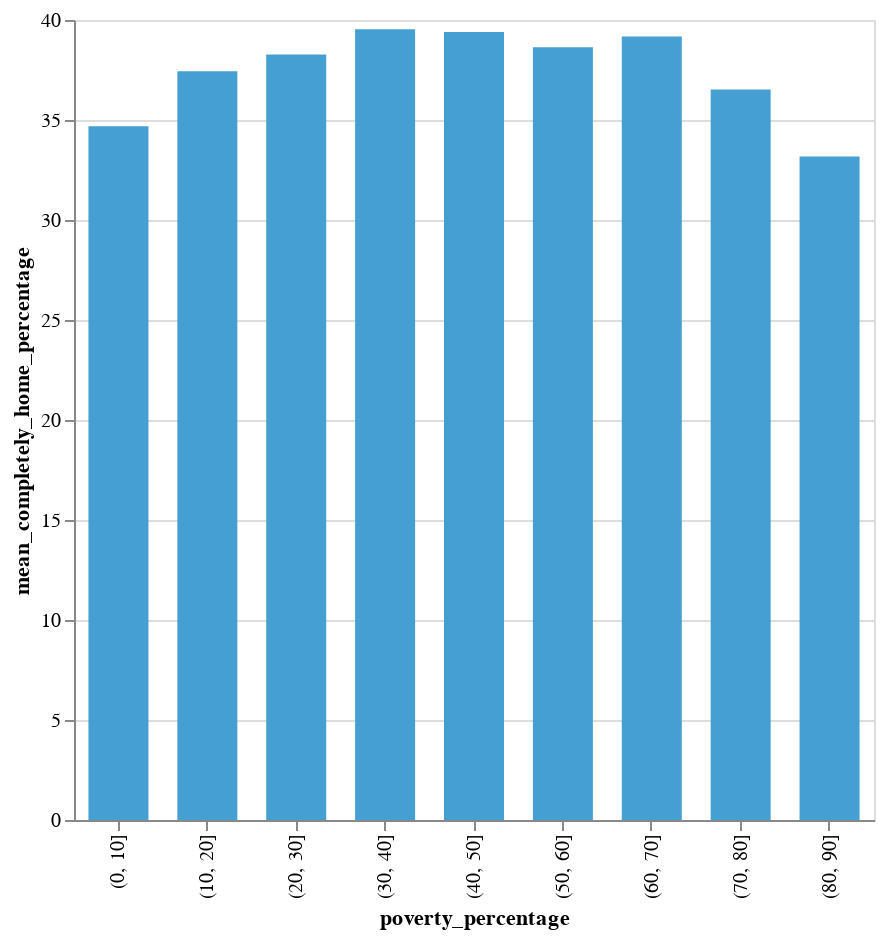

Source (notebook cell):
### Code cell
alt.Chart(result_mean_df).mark_bar(size=30).encode(
    alt.X('poverty_percentage:N'),
    alt.Y('mean_completely_home_percentage'),
    color = alt.Color('color',scale=None),
    tooltip=[alt.Tooltip('poverty_percentage'),
             alt.Tooltip('mean_completely_home_percentage')]
).properties(width=400, height=400).interactive()

### Figure 1 — Vega-Lite specification as saved in the notebook (floating-point values rounded to 4 significant figures)
{"config": {"view": {"continuousWidth": 400, "continuousHeight": 300}}, "data": {"name": "data-e9d6e7846f971d30b79c03bd81f8f412"}, "mark": {"type": "bar", "size": 30}, "encoding": {"color": {"type": "nominal", "field": "color", "scale": null}, "tooltip": [{"type": "nominal", "field": "poverty_percentage"}, {"type": "quantitative", "field": "mean_completely_home_percentage"}], "x": {"type": "nominal", "field": "poverty_percentage"}, "y": {"type": "quantitative", "field": "mean_completely_home_percentage"}}, "height": 400, "selection": {"selector004": {"type": "interval", "bind": "scales", "encodings": ["x", "y"]}}, "width": 400, "$schema": "https://vega.github.io/schema/vega-lite/v4.8.1.json", "datasets": {"data-e9d6e7846f971d30b79c03bd81f8f412": [{"poverty_percentage": "(0, 10]", "mean_completely_home_percentage": 34.68, "mean_full_time_work_percentage": 5.033, "mean_part_time_work_percentage": 6.427, "color": "#45a0d1"}, {"poverty_percentage": "(10, 20]", "mean_completely_home_percentage": 37.44, "mean_full_time_work_percentage": 4.753, "mean_part_time_work_percentage": 6.036, "color": "#45a0d1"}, {"poverty_percentage": "(20, 30]", "mean_completely_home_percentage": 38.27, "mean_full_time_work_percentage": 4.617, "mean_part_time_work_percentage": 5.786, "color": "#45a0d1"}, {"poverty_percentage": "(30, 40]", "mean_completely_home_percentage": 39.53, "mean_full_time_work_percentage": 4.296, "mean_part_time_work_percentage": 5.615, "color": "#45a0d1"}, {"poverty_percentage": "(40, 50]", "mean_completely_home_percentage": 39.4, "mean_full_time_work_percentage": 4.251, "mean_part_time_work_percentage": 5.472, "color": "#45a0d1"}, {"poverty_percentage": "(50, 60]", "mean_completely_home_percentage": 38.63, "mean_full_time_work_percentage": 4.103, "mean_part_time_work_percentage": 5.378, "color": "#45a0d1"}, {"poverty_percentage": "(60, 70]", "mean_completely_home_percentage": 39.17, "mean_full_time_work_percentage": 3.823, "mean_part_time_work_percentage": 4.968, "color": "#45a0d1"}, {"poverty_percentage": "(70, 80]", "mean_completely_home_percentage": 36.53, "mean_full_time_work_percentage": 3.785, "mean_part_time_work_percentage": 5.585, "color": "#45a0d1"}, {"poverty_percentage": "(80, 90]", "mean_completely_home_percentage": 33.17, "mean_full_time_work_percentage": 3.129, "mean_part_time_work_percentage": 4.793, "color": "#45a0d1"}]}}
